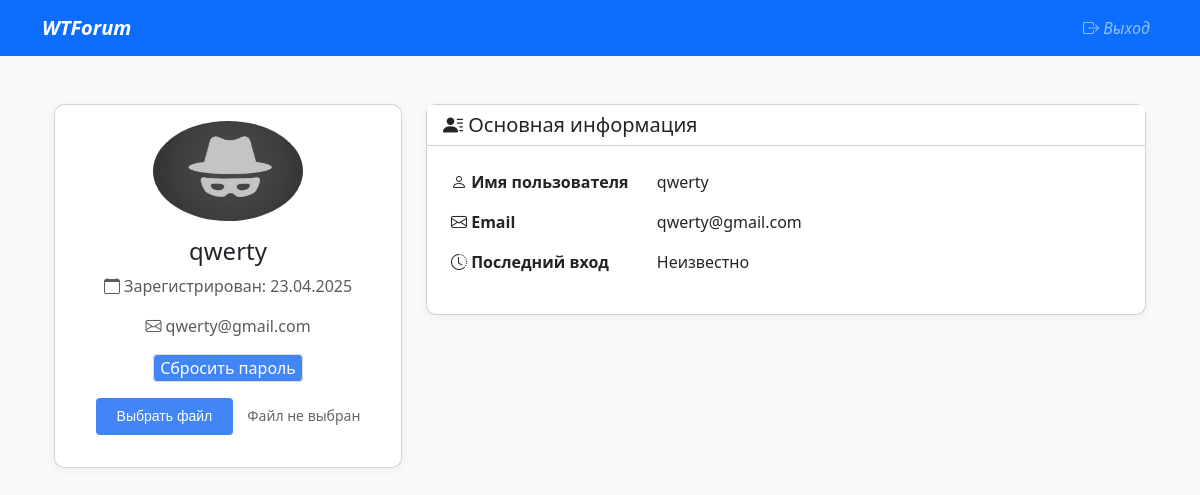
The app's page /profile_page (signed in) with its own data.
### data/classes.py (models this page shows, shortened)
class User(SqlAlchemyBase, UserMixin, SerializerMixin):
    __tablename__ = 'users'
    id = sqlalchemy.Column(sqlalchemy.Integer, primary_key=True, autoincrement=True)
    name = sqlalchemy.Column(sqlalchemy.String, unique=False, nullable=False)
    hashed_password = sqlalchemy.Column(sqlalchemy.String, nullable=False)
    email = sqlalchemy.Column(sqlalchemy.String, unique=True, nullable=False)
    date = sqlalchemy.Column(sqlalchemy.DateTime, default=datetime.datetime.now)
    status = sqlalchemy.Column(sqlalchemy.String, default='user')
    ava_photo = sqlalchemy.Column(sqlalchemy.String(120))

### server.py (the view)
@app.route('/profile_page', methods=['GET', 'POST'])
@login_required  # защита роута от намереннового избежания авторизации
@logger.catch()
def profile_page():
    return render_template('profile.html', user=current_user,
                         title=f"Профиль {current_user.name}")

### database/db_session.py (called while the page is built)
def create_session() -> Session:
    global __factory
    return __factory()

### server.py (called while the page is built)
@login_manager.user_loader
@logger.catch()
def load_user(user_id):
    db_sess = db_session.create_session()
    user = db_sess.get(User, user_id)
    db_sess.close()
    return user  # Возвращает объект User или None

### templates/profile.html (shortened to what this page needs)
{% extends "base_profile.html" %}
{% block content %}
<div class="container mt-5">
    <div class="row">
        <div class="col-md-4">
            <div class="card">
                <div class="card-body text-center">
                    {% if user.ava_photo %}
                        <img src="{{ url_for('static', filename=user.ava_photo) }}" class="rounded-circle mb-3" width="150" alt="Аватар">
                    {% else %}
                        <img src="{{ url_for('static', filename='uploads/avatars/profile_anonym_photo.jpg') }}"
                         class="rounded-circle mb-3" width="150" alt="Аватар">
                    {% endif %}
                    <h4>{{ current_user.name }}</h4>
                    <p class="text-muted">
                        <i class="bi bi-calendar"></i>
                        Зарегистрирован: {{ current_user.date.strftime('%d.%m.%Y') }}
                    </p>
                    <p class="text-muted">
                        <i class='bi bi-envelope'></i>
                        {{ current_user.email }}
                    </p>
                    <a><button class="break_pass_prof_page">Сбросить пароль</button></a>
                    <form action="{{ url_for('upload_avatar') }}" method="POST" enctype="multipart/form-data">
                        <div class="avatar-upload-container">
                            <label for="avatar-upload" class="styled-upload-btn">
                                <span class="btn-text">Выбрать файл</span>
                            </label>
                            <span id="file-name" class="file-name-text">Файл не выбран</span>
                        </div>
                    </form>
                </div>
            </div>
        </div>
        <div class="col-md-8">
            <div class="card">
                <div class="card-header bg-white">
                    <h5 class="mb-0"><i class="bi bi-person-lines-fill"></i> Основная информация</h5>
                </div>
                <div class="card-body">
                    <table class="table table-borderless">
                        <tr>
                            <th width="30%"><i class="bi bi-person"></i> Имя пользователя</th>
                            <td>{{ current_user.name }}</td>
                        </tr>
                        <tr>
                            <th><i class="bi bi-envelope"></i> Email</th>
                            <td>{{ current_user.email }}</td>
                        </tr>
                        <tr>
                            <th><i class="bi bi-clock-history"></i> Последний вход</th>
                            <td>
                                {% if current_user.last_login %}
                                    {{ current_user.last_login.strftime('%d.%m.%Y %H:%M') }}
                                {% else %}
                                    Неизвестно
                                {% endif %}
                            </td>
                        </tr>
                    </table>
                </div>
            </div>
        </div>
    </div>
</div>
{% endblock %}

### static/css/style.css (style rules this page uses)
body { background-color: black; }
.break_pass_prof_page { background-color: #4285F4; border: 1px solid #ddd; color: white; margin-top: 0; margin-bottom: 1rem; border-radius: 4px; }
.styled-upload-btn { display: inline-block; padding: 8px 16px; background: #4285F4; color: white; border-radius: 4px; cursor: pointer; font-family: Arial, sans-serif; font-size: 14px; transition: background 0.2s; margin-right: 10px; margin-top: 0; margin-bottom: 1rem; }
.file-name-text { color: #666; font-size: 14px; }
.btn-text { display: inline-block; padding: 0 5px; }

### templates/base_profile.html (style rules this page uses)
body { background-color: #f8f9fa; }
.card { border-radius: 10px; box-shadow: 0 2px 10px rgba(0,0,0,0.05); }

### records on screen
User: name "qwerty", date "23.04.2025", email "qwerty@gmail.com"
